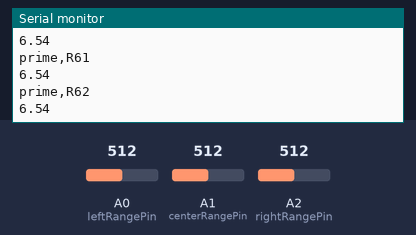
Bench run of a sketch on a simulated Arduino Uno, built with avr-gcc and run on an emulated ATmega328P. On the bench: the last lines printed to the serial monitor. The test bench sets the inputs (shaded band); at power-on: A0 (leftRangePin) = 512, A1 (centerRangePin) = 512, A2 (rightRangePin) = 512.

Above: at 1.3 s.
1.4 s: A0 (leftRangePin) set to 716
2.9 s: A1 (centerRangePin) set to 306
At 3.34 s:
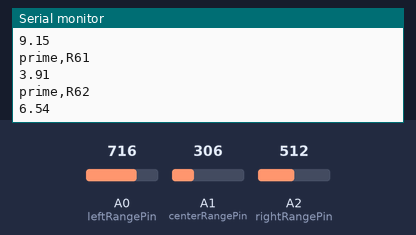
4.4 s: A2 (rightRangePin) set to 900
At 4.84 s:
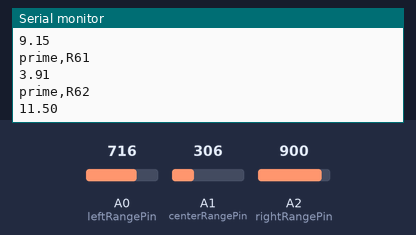
5.9 s: A2 (rightRangePin) set to 1023
At 6.35 s:
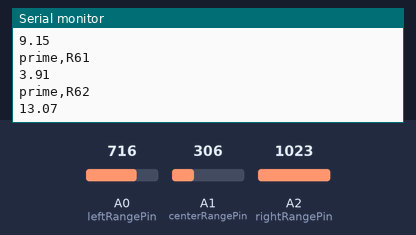
7.4 s: A1 (centerRangePin) set to 122
At 7.85 s:
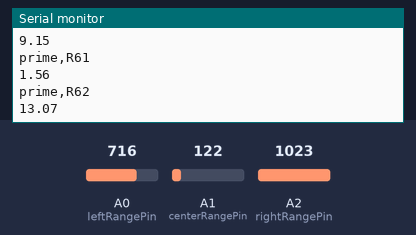
8.9 s: A0 (leftRangePin) set to 511
Timing chart, 0 to 11.4 s (numbered marks = the images above; inputs shaded):
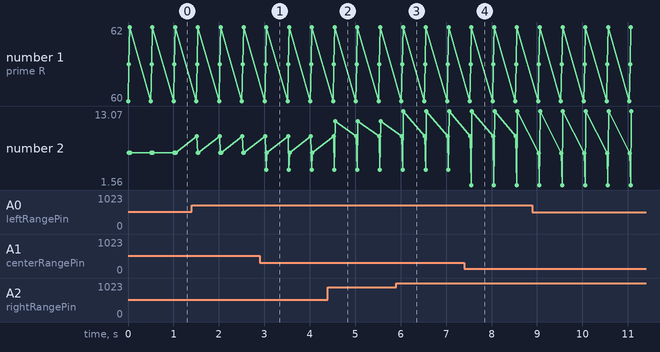

The sketch:

RCodeSerial.ino
```cpp
/*
float speedTotal= 0;
float turnRate  = 0;
float speedLeft = 0;
float speedRight= 0;

*/


void setup()
{
  Serial.begin(9600);
 /* rightmotor.attach(rightMotor);
  leftmotor.attach(leftMotor);
  leftmotorPID.SetMode(AUTOMATIC);
  rightmotorPID.SetMode(AUTOMATIC); */
}

void loop()
{
  //READ SERIAL
  // if there's any serial available, read a line into a string "command"
  // Parse it for three lines, the typical set expected from the computer
  /*if(Serial.available() > 0) {
    String command = Serial.readStringUntil('\n');
    if(command.substring(0,2) = "R34") {
      //  "R34 1.2 0.3" to speedOverall = 1.2m/s and turnrate = 0.3rad/s
      speedTotal = float(command.substring(4,                       command.indexOf(" ", 4));
      turnRate =   float(command.substring(command.indexOf(" ", 4), command.length()      ));
    }
    if(command.substring(0,2) = "R35") {
      //  "R35 1.23" to speedLeft = 1.23m/s
      speedLeft = float(command.substring(4,command.length());
    }
    if(command.substring(0,2) = "R36") {
      //  "R36 2.35" to speedRight = 2.35m/s
      speedRight = float(command.substring(4,command.length());
    }
  } */
    //Call functions in tabs, which are our modules for the encoder and the rangefinders.
    rangeloop();


  }
```

rangefinderSerial.ino
```cpp
//Rangefinder Pins
static int leftRangePin =  0;     // ***Check correct pin numbers***
static int centerRangePin= 1;
static int rightRangePin = 2;

static float rangeConstant = 0.01278;   // *** (3.3V/1024) / (6.4mV/in) * 0.0254 in/m

float rangeL = 0;           // variables to store rangefinder voltages
float rangeC = 0;
float rangeR = 0;

void rangeloop()
{
  rangeL = analogRead(leftRangePin)*rangeConstant;
  rangeC = analogRead(centerRangePin)*rangeConstant;
  rangeR = analogRead(rightRangePin)*rangeConstant;

  String L = "prime,R60\n";
  L = L+rangeL;
  String C = "prime,R61\n";
  C = C+rangeC;
  String R = "prime,R62\n";
  R = R+rangeR;
  Serial.println(L);
  Serial.println(C);
  Serial.println(R);
  delay(500);
}
```

Measured:
- after the input at 2.9 s, the serial monitor: prints a new line after 0.14 s (image 1)
- after the input at 4.4 s, the serial monitor: prints a new line after 0.16 s (image 2)
- after the input at 5.9 s, the serial monitor: prints a new line after 0.16 s (image 3)
- after the input at 7.4 s, the serial monitor: prints a new line after 0.15 s (image 4)
- plotted number 2: 6.54 → 11.5 after the input at 4.4 s, 11.5 → 13.07 after the input at 5.9 s
